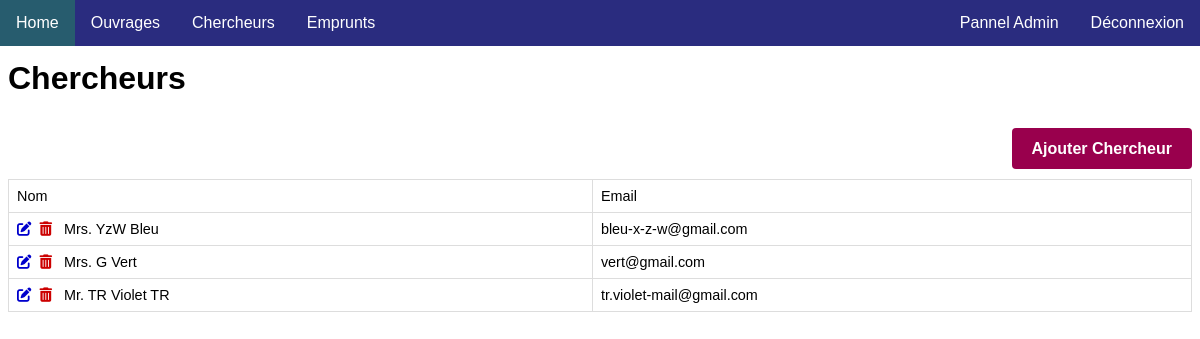
Screenshot of /chercheurs with the database file from the repository.
### e_biblio_data/models.py (models this page shows, shortened)
class Chercheur(models.Model):
    nom = models.CharField(max_length=100)
    email = models.EmailField()

### e_biblio_app/views.py (the view)
# urls.py: path('chercheurs', views.page_chercheurs),
def page_chercheurs(request):
    return render(request,
                  "e_biblio_app/chercheurs.html",
                  {"mes_chercheurs": Chercheur.objects.all()})

### e_biblio_app/templates/e_biblio_app/chercheurs.html (shortened to what this page needs)
<!DOCTYPE html>
<html lang="en">
<head>
    <link rel="stylesheet" href="../../static/e_biblio_app/style.css">
</head>
<body>
    <div id="nav">
        <ul>
            <li><a class="nav_links" href="/home">Home</a></li>
            <li><a class="nav_links" href="/ouvrages">Ouvrages</a></li>
            <li><a class="nav_links" href="/chercheurs">Chercheurs</a></li>
            <li><a class="nav_links" href="/emprunts">Emprunts</a></li>
            <li style="float:right"><a class="active nav_links" href="logout">Déconnexion</a></li>
            <li style="float:right"><a class="nav_links" href="admin">Pannel Admin</a></li>
        </ul>
    </div>
    <div class="main">
        <h1>Chercheurs</h1>
        <h4><a id="ajoutter_nouveau" href="/newchercheur">Ajouter Chercheur</a></h4>
        <div>
          <table>
            <tr>
              <td>Nom</td>
              <td>Email</td>
            </tr>
            {% for c in mes_chercheurs %}
              <tr>
                  <td>
                        <a href="updatechercheur/{{c.id}}"><i style="color: #0000cc;" class="fas fa-edit"></i></a>&nbsp;
                        <a href="destroychercheur/{{c.id}}"><i style="color: #cc0000;" class="fas fa-trash-alt"></i></a>
                        &nbsp;&nbsp;{{c.nom}}
                  </td>
                <td>{{c.email}}</td>
              </tr>
            {% endfor %}
          </table>
        </div>
    </div>
</body>
</html>

### e_biblio_app/static/e_biblio_app/style.css (style rules this page uses)
ul { list-style-type: none; margin: 0; padding: 0; overflow: hidden; background-color: #2A2C7F; position: sticky; top: 0; }
li { float: left; }
.nav_links { display: block; color: white; text-align: center; padding: 14px 16px; text-decoration: none; }
.active { background-color: #2A2C7F; }
#nav { overflow: hidden; width: 100vw; position: fixed; left: 50%; right: 50%; margin-left: -50vw; margin-right: -50vw; top: 0; }
table { font-family: arial, sans-serif; border-collapse: collapse; width: 100%; font-size: 90%; }
td, th { border: 1px solid #dddddd; text-align: left; padding: 8px; }
#ajoutter_nouveau { text-decoration: none; background-color: #99004d; color: white; padding: 12px 20px; border: none; border-radius: 4px; cursor: pointer; }
body { font-family: arial, sans-serif; }
.main { margin-top: 60px; }
h4 { float: right; text-decoration: none; }

### rows the page displays
Chercheur: nom "Mrs. YzW Bleu", email "bleu-x-z-w@gmail.com"
Chercheur: nom "Mrs. G Vert", email "vert@gmail.com"
Chercheur: nom "Mr. TR Violet TR", email "tr.violet-mail@gmail.com"
